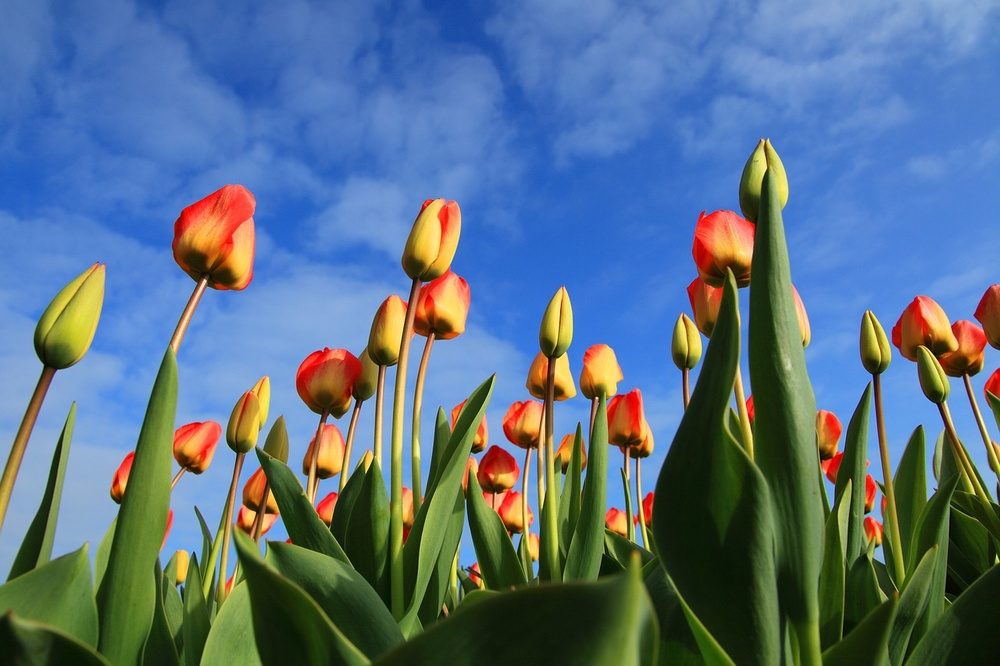
#> input picture Ex06/images/tulips.jpg, 1000 x 666 px, shrunk from 1280 x 853 before the run
$ jupyter execute --allow-errors sheet06.ipynb   (Python 2 division)
#> lines starting #> are read from the running program, lines starting #| are printed output that depends on the picture
<h1>Exercise Sheet 6 (cont.)</h1>

<h2>Exercise 4: Programming Exercise (5+5+5+15+10 P)</h2>

In this exercise, you are asked to apply ICA to modeling natural image patches. After some preprocessing of the data (tiling, normalization and whitening), you are required to implement the FastICA algorithm described in Section 6 of Hyvärinen and Oja (2000).

Below are some helper functions for converting a JPG image into a numpy array and for displaying a mosaic of small image patches (as in the programming exercise of sheet 4).

[cell 1]
import pickle,Image,numpy,numpy.linalg,scipy,scipy.linalg,io,IPython, random

def getdata():
    src = Image.open("images/tulips.jpg")
#> src is the input picture: PIL image 1000x666 RGB; mean R, G, B 88.7, 113.1, 133.7
    src = src.convert(mode="RGB")
    return numpy.asarray(src)


s = 16

def show(x):

    assert(x.ndim == 4)
    assert(x.shape[0]%5==0) # number of image patches to visualize
                             #   (should be a multiple of 5)
    assert(x.shape[1] == s) # height of image patches
    assert(x.shape[2] == s) # width of image patches
    assert(x.shape[3] == 3) # color channels (RGB = 3 channels)

    # normalize
    x = x - x.min()
    x = x / x.max()

    # create the mosaic
    h,w = 5,x.shape[0]/5
    x = x.reshape([h,w,s,s,x.shape[3]])
    z = numpy.ones([h,w,s+2,s+2,x.shape[4]])
    z[:,:,1:-1,1:-1,:] = x
    z = z.transpose([0,2,1,3,4]).reshape([h*(s+2),w*(s+2),3])

    # display the mosaic
    b = io.BytesIO()
    Image.fromarray((z*255).astype('byte'),'RGB').save(b,format='png')
    return lambda: IPython.core.display.Image(data=b.getvalue(),format='png', embed=True)

<h3>(a) Preprocessing (5 P)</h3>

i. <em>Create</em> a function <code>split</code> that decomposes the image into thousands of small adjacent image patches of size $16 \times 16$.

[cell 2]
def split(X):
    """
    split a big image up into many small patches. the patches size will be 16 x 16.
    If for the source image's width or hight % 16 != 0 is true then the remaining
    pixels will be cut off.
    returns a list little images
    """
    h = X.shape[0] / 16
    w = X.shape[1] / 16
    Y = numpy.zeros([w * h, 16, 16, 3])
    for i in range(h):
        for j in range(w):
            Y[i * w + j] = X[i*16 : (i+1)*16, j*16 : (j+1)*16, :]
    return Y

ii. <em>Create</em> a function <code>merge</code> that reconstitutes the original image from these image patches.

[cell 3]
def merge(Y, width):
    """
    Y is a list of little Images. size is determined to be 16x16.
    Dimensions of the image to be constructed are determined by 'width'.
    returns a numpy array with 3 dimensions (width, height and RGB)
    """
#> called with Y = array of shape (2542, 16, 16, 3), width = 80
    height = Y.shape[0] / width
    R = numpy.zeros((height * 16, width * 16,3))
    for i in range(height):
        for j in range(width):
            R[i * 16: (i+1) * 16,j * 16: (j+1) * 16,:] = Y[(i * width) + j]
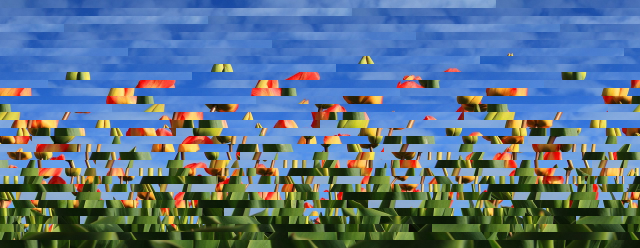
#> R: shape (496, 1280, 3) float64 (shown at 1/2 size); mean of channels 0, 1, 2 90.6, 115.4, 138.4; drawn as R, G, B
    return R

[cell 4]
# Test cell
X = getdata()
X = split(X)
X = merge(X, 80)
b = io.BytesIO()
Image.fromarray((X*-255).astype('byte'),'RGB').save(b,format='png')
#> (the rest of this cell did not finish here and is left out)

iii. <em>Visualize</em> 250 random image patches taken from the original image using the function <code>show</code>.

[cell 5]
def visu(n,im):
    """
    takes a Image (im) as numpy.array and a number n that represents the amount of
    random images to be shown
    """
    Y = split(im)
    tn = random.sample(Y,n)
    R = numpy.zeros((n,s,s,3))
    for i in range(n):
        R[i,:,:,:] = tn[i]
    return show(R)

X = getdata()
#> (the rest of this cell did not finish here and is left out)

<h3>(b) Implementing PCA (5 P)</h3>

i. <em>Implement</em> principal component analysis on the images patches

ii. <em>Visualize</em> the first 250 principal components using the function <code>show</code>.

[cell 6]
def calculate_scatter(X):
    n = X.shape[0]
    h = X.shape[1]
    w = X.shape[2]

    # Rearange Images to be 16*16 * 3 dim vectors
    X = X.reshape([n, h * w * 3])
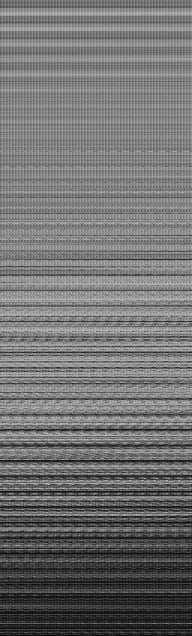
#> X: shape (2542, 768) float64 (shown at 1/4 size); min 0, max 255, mean 113

    # Find mean of all images
    mean = X.mean(axis=0)
#> mean = 768 values, max 138.2 at index 26, min 88.27 at index 735, mean 113

    # Subsract mean from ALL vectors in X
    X -= mean

    # Calculating the outer product for all verctors in X. This is vec * vec.T and gives a quadratic matrix.
    # And sum this into the Scatter Matrix
    S = numpy.zeros([w * h * 3, w * h * 3])
    for vec in X:
        S += numpy.outer(vec, vec)
#> this loop made 2542 passes
#> pass 1, in calculate_scatter, `S += numpy.outer(vec, vec)`:
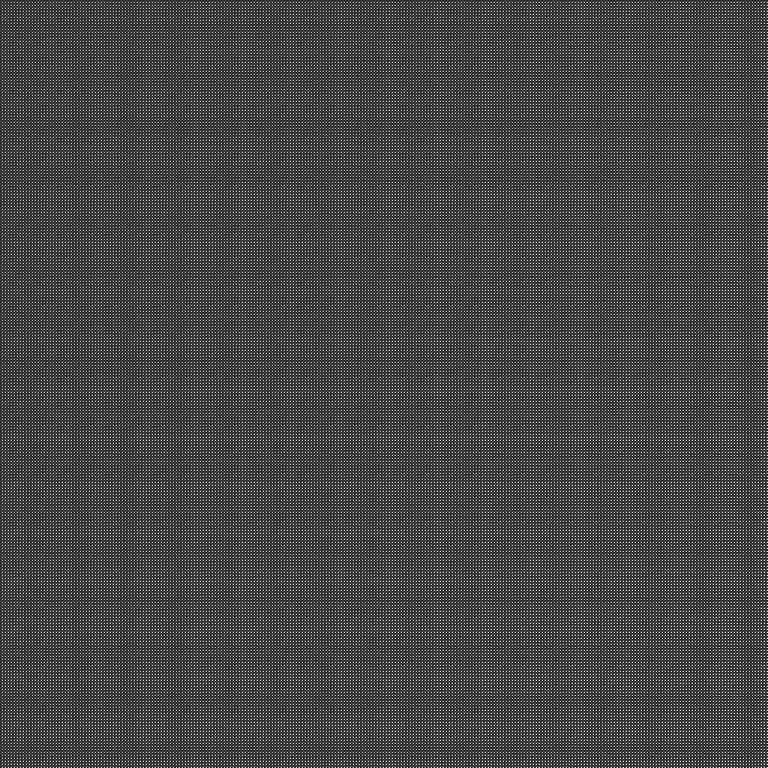
#> S: shape (768, 768) float64; min -707.5, max 2291.5, mean 126.4; drawn with min black and max white
    return S

[cell 7]
X = split(getdata())

n = X.shape[0]
h = X.shape[1]
w = X.shape[2]

S = calculate_scatter(X)

import time
start = time.time()

# Calculating the Eigenvectors for S
lambd, E = numpy.linalg.eigh(S)
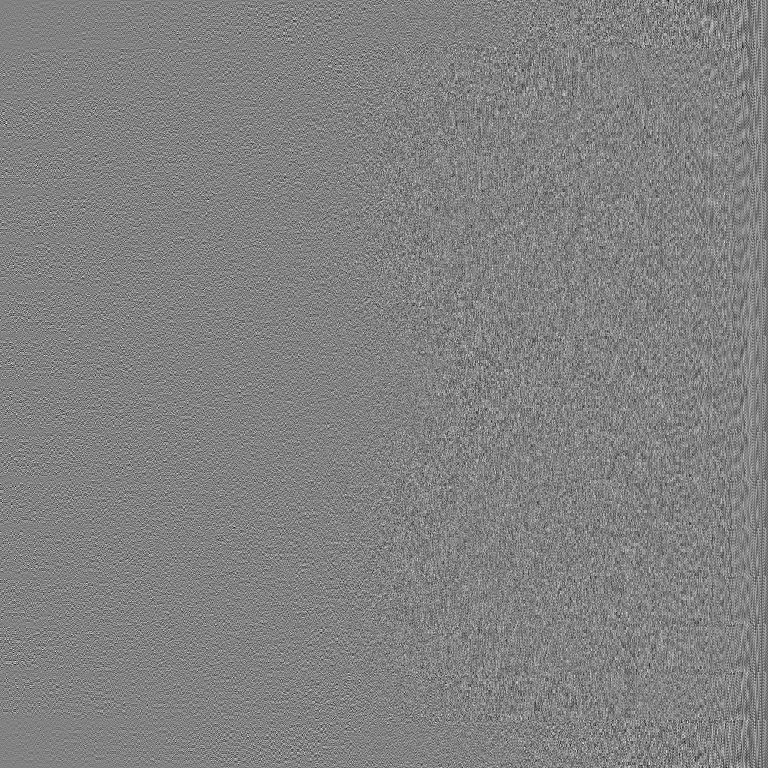
#> E: shape (768, 768) float64; min -0.198, max 0.191, mean -7.24e-05; drawn with min black and max white
#> lambd = 768 values from 57.97 to 4.67e+09

# Sort lambd. argsort will give us the sorted indices. ([::-1 will reverse the array)
lambd = lambd.argsort()[::-1][:250]
#> lambd = 250 values, max 767 at index 0, min 518 at index 249, mean 642.5

# Choose the right Eigenvectors, and reshape them to the picture format
pictures = E[:,lambd].T.reshape(250, h, w, 3)
print "Time for calculating the eigenvectors: " + str(time.time() - start) + " sec"

#> (the rest of this cell did not finish here and is left out)

$ run again, with Ex06/images/pine.jpg copied over Ex06/images/tulips.jpg
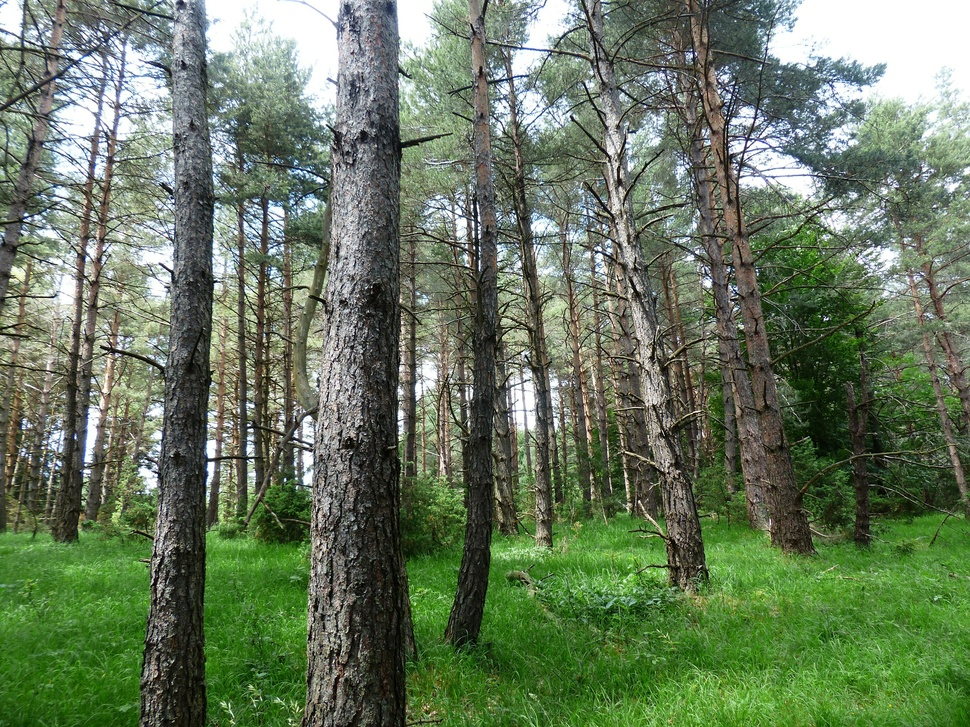
#> input picture Ex06/images/pine.jpg, 970 x 727 px, shrunk from 1920 x 1440 before the run
#> in getdata, src is the input picture: PIL image 970x727 RGB; mean R, G, B 103, 120, 93.3
#> in calculate_scatter, `X = X.reshape([n, h * w * 3])`:
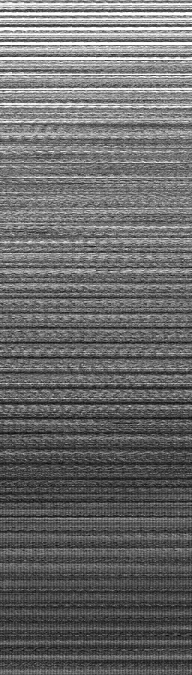
#> X: shape (2700, 768) float64 (shown at 1/4 size); min 0, max 255, mean 105.6
#> mean = 768 values, max 122.7 at index 76, min 90.7 at index 725, mean 105.6
#> `lambd, E = numpy.linalg.eigh(S)`:
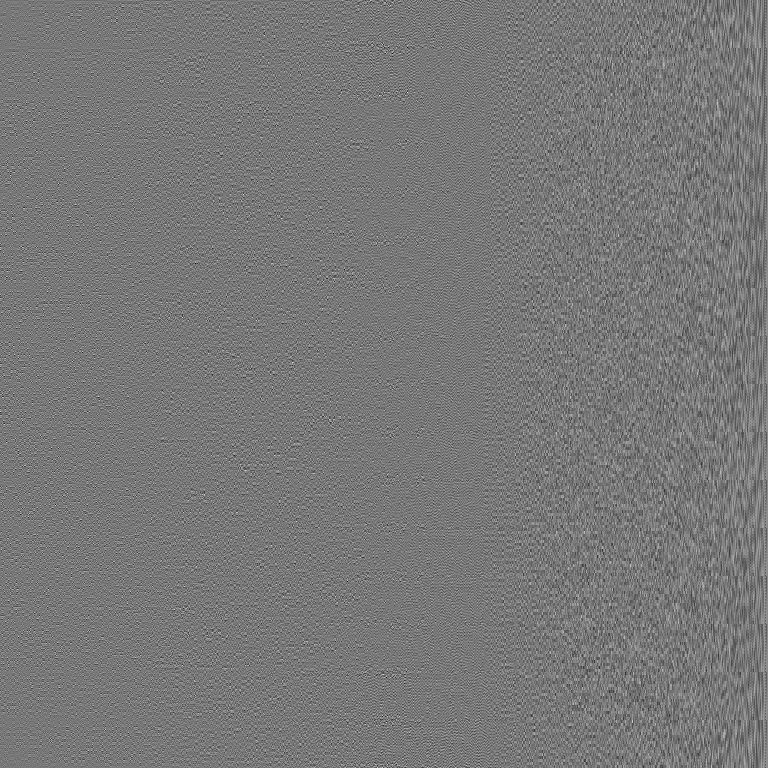
#> E: shape (768, 768) float64; min -0.217, max 0.243, mean 5.37e-05; drawn with min black and max white
#> `lambd, E = numpy.linalg.eigh(S)`: lambd = 768 values from 233.6 to 5.16e+09
#> `lambd = lambd.argsort()[::-1][:250]`: lambd = 250 values, max 767 at index 0, min 518 at index 249, mean 642.5
